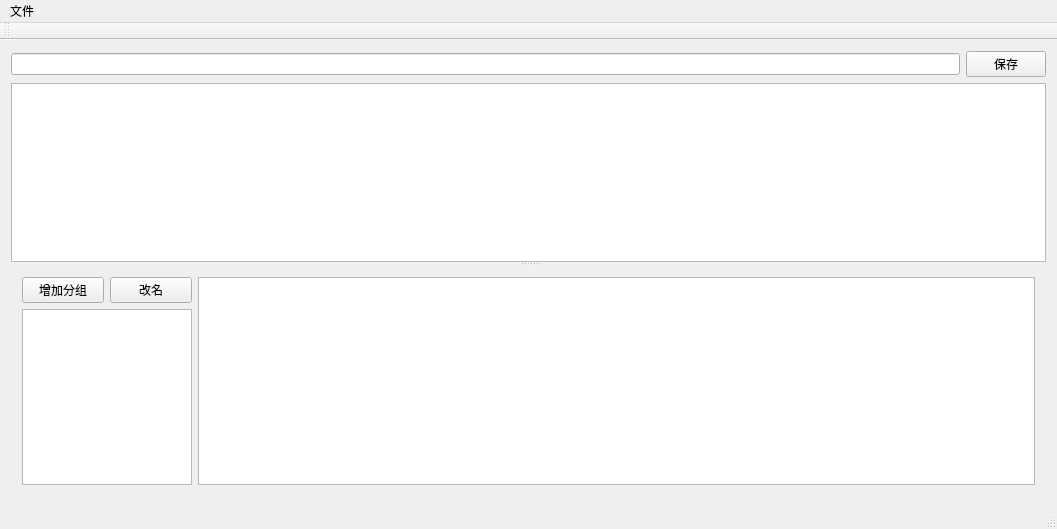
<?xml version="1.0" encoding="UTF-8"?>
<ui version="4.0">
 <class>MainWindow</class>
 <widget class="QMainWindow" name="MainWindow">
  <property name="geometry">
   <rect>
    <x>0</x>
    <y>0</y>
    <width>1057</width>
    <height>529</height>
   </rect>
  </property>
  <property name="windowTitle">
   <string>MainWindow</string>
  </property>
  <widget class="QWidget" name="centralWidget">
   <layout class="QVBoxLayout" name="verticalLayout_2">
    <item>
     <layout class="QHBoxLayout" name="filiterLayout">
      <item>
       <widget class="QLineEdit" name="filterLineEdit"/>
      </item>
      <item>
       <widget class="QPushButton" name="pushButton_2">
        <property name="text">
         <string>保存</string>
        </property>
       </widget>
      </item>
     </layout>
    </item>
    <item>
     <widget class="QSplitter" name="splitter">
      <property name="orientation">
       <enum>Qt::Vertical</enum>
      </property>
      <widget class="QTableView" name="resFileTableView">
       <property name="minimumSize">
        <size>
         <width>1033</width>
         <height>0</height>
        </size>
       </property>
       <property name="editTriggers">
        <set>QAbstractItemView::NoEditTriggers</set>
       </property>
       <property name="dragEnabled">
        <bool>true</bool>
       </property>
       <property name="dragDropMode">
        <enum>QAbstractItemView::DragOnly</enum>
       </property>
       <property name="alternatingRowColors">
        <bool>true</bool>
       </property>
       <property name="selectionMode">
        <enum>QAbstractItemView::MultiSelection</enum>
       </property>
       <property name="selectionBehavior">
        <enum>QAbstractItemView::SelectRows</enum>
       </property>
       <property name="sortingEnabled">
        <bool>true</bool>
       </property>
       <attribute name="horizontalHeaderDefaultSectionSize">
        <number>200</number>
       </attribute>
       <attribute name="horizontalHeaderStretchLastSection">
        <bool>true</bool>
       </attribute>
       <attribute name="verticalHeaderVisible">
        <bool>false</bool>
       </attribute>
       <attribute name="verticalHeaderDefaultSectionSize">
        <number>20</number>
       </attribute>
       <attribute name="verticalHeaderMinimumSectionSize">
        <number>20</number>
       </attribute>
      </widget>
      <widget class="QWidget" name="layoutWidget">
       <layout class="QHBoxLayout" name="horizontalLayout_2">
        <item>
         <layout class="QVBoxLayout" name="verticalLayout">
          <item>
           <layout class="QHBoxLayout" name="horizontalLayout">
            <item>
             <widget class="QPushButton" name="pushButton">
              <property name="text">
               <string>增加分组</string>
              </property>
             </widget>
            </item>
            <item>
             <widget class="QPushButton" name="pushButton_3">
              <property name="text">
               <string>改名</string>
              </property>
             </widget>
            </item>
           </layout>
          </item>
          <item>
           <widget class="QListView" name="groupListView">
            <property name="maximumSize">
             <size>
              <width>200</width>
              <height>16777215</height>
             </size>
            </property>
            <property name="editTriggers">
             <set>QAbstractItemView::NoEditTriggers</set>
            </property>
           </widget>
          </item>
         </layout>
        </item>
        <item>
         <widget class="GroupFileTableView" name="groupFileTableView">
          <property name="minimumSize">
           <size>
            <width>837</width>
            <height>0</height>
           </size>
          </property>
          <property name="contextMenuPolicy">
           <enum>Qt::CustomContextMenu</enum>
          </property>
          <property name="editTriggers">
           <set>QAbstractItemView::NoEditTriggers</set>
          </property>
          <property name="dragEnabled">
           <bool>true</bool>
          </property>
          <property name="dragDropMode">
           <enum>QAbstractItemView::DragDrop</enum>
          </property>
          <property name="alternatingRowColors">
           <bool>true</bool>
          </property>
          <property name="selectionMode">
           <enum>QAbstractItemView::MultiSelection</enum>
          </property>
          <property name="selectionBehavior">
           <enum>QAbstractItemView::SelectRows</enum>
          </property>
          <attribute name="horizontalHeaderDefaultSectionSize">
           <number>200</number>
          </attribute>
          <attribute name="horizontalHeaderStretchLastSection">
           <bool>true</bool>
          </attribute>
          <attribute name="verticalHeaderVisible">
           <bool>false</bool>
          </attribute>
          <attribute name="verticalHeaderDefaultSectionSize">
           <number>20</number>
          </attribute>
          <attribute name="verticalHeaderMinimumSectionSize">
           <number>20</number>
          </attribute>
         </widget>
        </item>
       </layout>
      </widget>
     </widget>
    </item>
   </layout>
  </widget>
  <widget class="QMenuBar" name="menuBar">
   <property name="geometry">
    <rect>
     <x>0</x>
     <y>0</y>
     <width>1057</width>
     <height>22</height>
    </rect>
   </property>
   <widget class="QMenu" name="menu">
    <property name="title">
     <string>文件</string>
    </property>
    <addaction name="separator"/>
    <addaction name="openActionMenu"/>
    <addaction name="separator"/>
    <addaction name="saveAction"/>
   </widget>
   <addaction name="menu"/>
  </widget>
  <widget class="QToolBar" name="mainToolBar">
   <property name="enabled">
    <bool>true</bool>
   </property>
   <property name="sizeIncrement">
    <size>
     <width>30</width>
     <height>30</height>
    </size>
   </property>
   <property name="baseSize">
    <size>
     <width>30</width>
     <height>30</height>
    </size>
   </property>
   <property name="iconSize">
    <size>
     <width>64</width>
     <height>64</height>
    </size>
   </property>
   <property name="toolButtonStyle">
    <enum>Qt::ToolButtonTextBesideIcon</enum>
   </property>
   <attribute name="toolBarArea">
    <enum>TopToolBarArea</enum>
   </attribute>
   <attribute name="toolBarBreak">
    <bool>false</bool>
   </attribute>
  </widget>
  <widget class="QStatusBar" name="statusBar"/>
  <action name="saveAction">
   <property name="checkable">
    <bool>true</bool>
   </property>
   <property name="text">
    <string>保存</string>
   </property>
   <property name="toolTip">
    <string>保存到json</string>
   </property>
  </action>
  <action name="openActionMenu">
   <property name="text">
    <string>打开</string>
   </property>
  </action>
 </widget>
 <layoutdefault spacing="6" margin="11"/>
 <customwidgets>
  <customwidget>
   <class>GroupFileTableView</class>
   <extends>QTableView</extends>
   <header>groupfiletableview.h</header>
  </customwidget>
 </customwidgets>
 <resources/>
 <connections/>
</ui>
